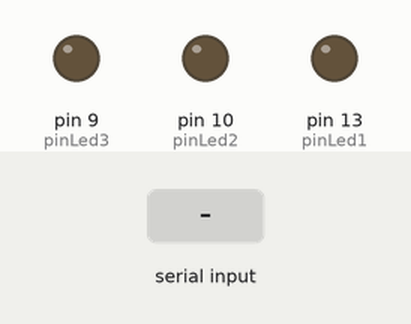
This sketch was run on a simulated Arduino Uno, built with avr-gcc and run on an emulated ATmega328P. Parts: output pins drawn as LEDs (lit = HIGH). The test bench sets the inputs (shaded band). What the sketch prints to the serial monitor is not drawn.

Above: at 1.2 s.
1.3 s: "0" received over Serial
At 2.2 s:
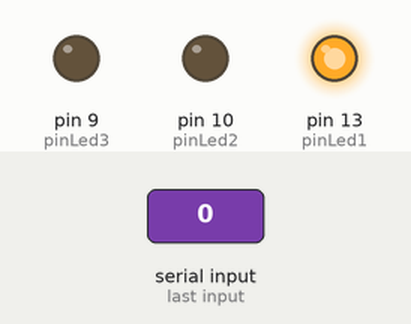
2.8 s: "2" received over Serial
At 3.4 s:
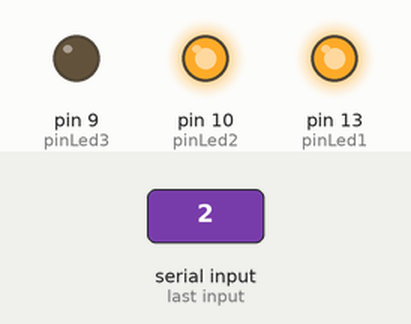
4.3 s: "1" received over Serial
At 5.5 s:
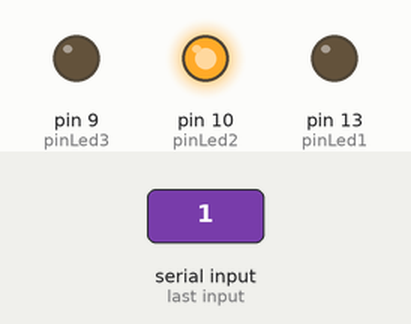
5.8 s: "4" received over Serial
At 6.8 s:
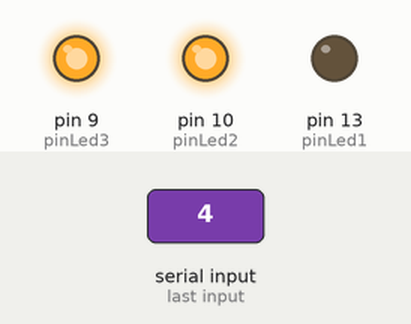
7.3 s: "3" received over Serial
At 8.0 s:
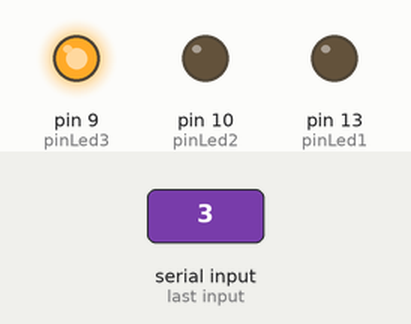
8.8 s: "6" received over Serial
At 9.1 s:
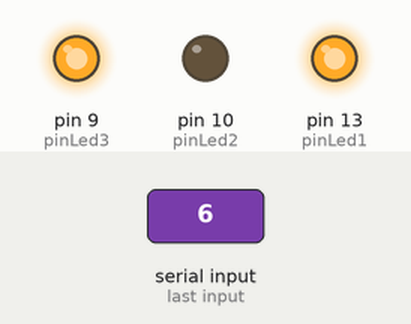
Timing chart, 0 to 11.3 s (numbered marks = the images above; inputs shaded):
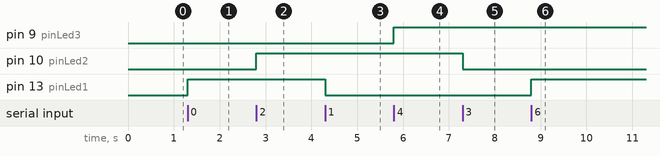

Measured:
- after the input at 1.3 s, pin 13 (pinLed1): LOW → HIGH at once
- after the input at 2.8 s, pin 10 (pinLed2): LOW → HIGH at once
- after the input at 4.3 s, pin 13 (pinLed1): HIGH → LOW at once
- after the input at 5.8 s, pin 9 (pinLed3): LOW → HIGH at once
- after the input at 7.3 s, pin 10 (pinLed2): HIGH → LOW at once
- after the input at 8.8 s, pin 13 (pinLed1): LOW → HIGH at once

The sketch:

gui_python_1.ino
```cpp
char serialData;
int pinLed1 = 13;
int pinLed2 = 10;
int pinLed3 = 9;

void setup() {
  // put your setup code here, to run once:
  pinMode(pinLed1,OUTPUT);
  pinMode(pinLed2,OUTPUT);
  pinMode(pinLed3,OUTPUT);
  Serial.begin(9600);
}

void loop() {
  // put your main code here, to run repeatedly:
  if(Serial.available()>0) {
    serialData = Serial.read();
    Serial.print(serialData);

    if(serialData == '0') {
      digitalWrite(pinLed1,HIGH);
    }if(serialData=='1'){
        digitalWrite(pinLed1,LOW);
      }if(serialData=='2'){
        digitalWrite(pinLed2,HIGH);
        }if (serialData=='3'){
          digitalWrite(pinLed2,LOW);
          }if(serialData=='4'){
            digitalWrite(pinLed3,HIGH);
            }if (serialData=='5'){
              digitalWrite(pinLed3,LOW);
              }if(serialData=='6'){
                digitalWrite(pinLed1,HIGH);}if (serialData=='3'){digitalWrite(pinLed2,LOW);
              }
  }
}
```
